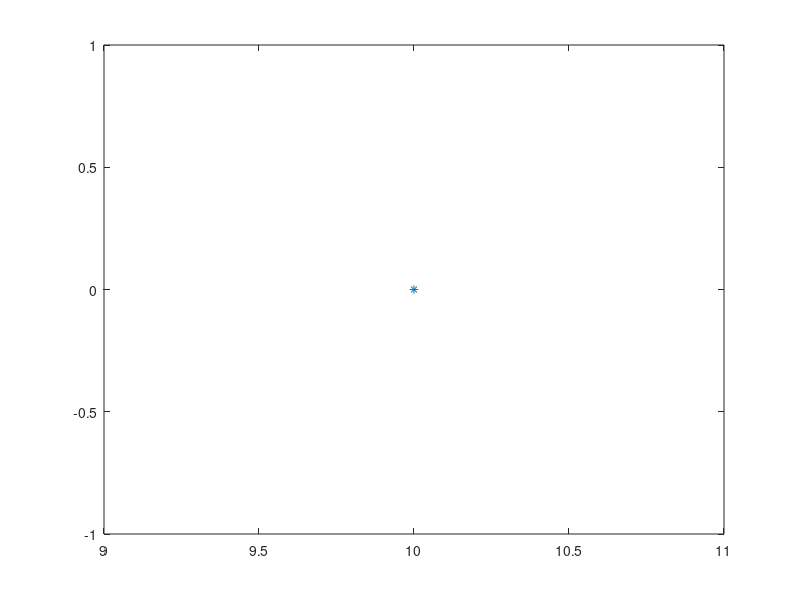

MATLAB code to generate this figure: (Note: this script raises an error after producing the figure.)
x1=0;
x2=5;
x3=10;
y1=0;
y2=5;
y3=0;

plot(x1,y1,'*');
plot(x2,y2,'*');
plot(x3,y3,'*');

xm=0;
ym=0;
for n=1:1e6;
    z=rand(1,1);
    if(z>=0 & z<(1/3))
        xm=(xm+x1)/2;
        ym=(ym+y1)/2;
    elseif(z>=(1/3) & z<(2/3))
            xm=(xm+x2)/2;
            ym=(ym+y2)/2;
    else 
        xm=(xm+x3)/2;
        ym=(ym+y3)/2;
end;
hold on;
plot(xm,ym,'ab');
pause(0.00001) %para que acepte un comando de interrupcion. De tiempo
end;
 